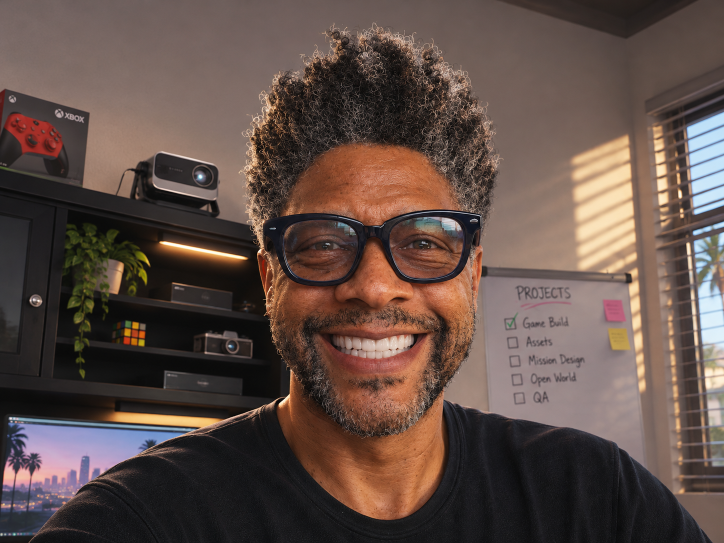
#> input picture gta_cam/source.png, 1448 x 1086 px (shown at 1/2 size)
$ python vice_filter.py source.png out.png
#> lines starting #> are read from the running program, lines starting #| are printed output that depends on the picture; after the words box and inside, x2 and y2 are one past the last pixel; in counts of white or black regions, pixels touching at a corner belong together
"""Vice-style "loading screen" filter: a classical (no-AI) prototype.

Pipeline: edge-preserving smoothing -> color quantization -> ink outlines
-> sunset color grade -> halftone glow + vignette -> optional poster frame.

Usage: python vice_filter.py input.jpg output.png [--title "TEXT"] [--no-frame]
"""
import argparse

import cv2
import numpy as np
from PIL import Image, ImageDraw, ImageFont

FONT = "/usr/share/fonts/opentype/inter/InterDisplay-Bold.otf"


def smooth(img, passes=4):
    out = img
    for _ in range(passes):
        out = cv2.bilateralFilter(out, d=9, sigmaColor=60, sigmaSpace=9)
    return out


def quantize(img, k=14):
    lab = cv2.cvtColor(img, cv2.COLOR_BGR2LAB)
    data = lab.reshape(-1, 3).astype(np.float32)
    crit = (cv2.TERM_CRITERIA_EPS + cv2.TERM_CRITERIA_MAX_ITER, 20, 1.0)
    _, labels, centers = cv2.kmeans(data, k, None, crit, 3, cv2.KMEANS_PP_CENTERS)
    q = centers[labels.flatten()].reshape(lab.shape).astype(np.uint8)
    return cv2.cvtColor(q, cv2.COLOR_LAB2BGR)


def ink_lines(img):
    gray = cv2.cvtColor(img, cv2.COLOR_BGR2GRAY)
    gray = cv2.medianBlur(gray, 5)
    edges = cv2.adaptiveThreshold(gray, 255, cv2.ADAPTIVE_THRESH_MEAN_C,
                                  cv2.THRESH_BINARY, 13, 9)
    # soften and thin speckle so lines read like brush ink, not noise
    edges = cv2.morphologyEx(edges, cv2.MORPH_OPEN, np.ones((2, 2), np.uint8))
    return cv2.GaussianBlur(edges, (3, 3), 0).astype(np.float32) / 255.0


def sunset_grade(img):
    f = img.astype(np.float32) / 255.0
    lum = cv2.cvtColor(img, cv2.COLOR_BGR2GRAY).astype(np.float32) / 255.0
    lum = lum[..., None]
    shadow = np.array([0.70, 0.45, 0.15])     # BGR teal/indigo
    highlight = np.array([0.35, 0.55, 1.00])  # BGR warm orange
    tint = shadow * (1 - lum) + highlight * lum
    f = np.clip(f * 0.80 + tint * f * 0.50, 0, 1)
    f = f ** 0.82  # lift mids so it reads sunny, not muddy
    # vertical magenta->orange sky gradient, strongest at the top
    h, w = lum.shape[:2]
    y = np.linspace(1, 0, h)[:, None, None]
    sky = np.array([0.75, 0.25, 0.95]) * y + np.array([0.20, 0.55, 1.0]) * (1 - y)
    f = 1 - (1 - f) * (1 - sky * 0.18)  # screen blend
    hsv = cv2.cvtColor(np.clip(f * 255, 0, 255).astype(np.uint8), cv2.COLOR_BGR2HSV)
    hsv = hsv.astype(np.float32)
    hsv[..., 1] = np.clip(hsv[..., 1] * 1.25, 0, 255)
    hsv[..., 2] = np.clip((hsv[..., 2] - 128) * 1.15 + 142, 0, 255)
    return cv2.cvtColor(hsv.astype(np.uint8), cv2.COLOR_HSV2BGR)


def glow_and_vignette(img):
    f = img.astype(np.float32) / 255.0
    bright = np.clip(f - 0.7, 0, 1) * 3
    glow = cv2.GaussianBlur(bright, (0, 0), 18)
    f = 1 - (1 - f) * (1 - glow * 0.35)
    h, w = f.shape[:2]
    yy, xx = np.mgrid[0:h, 0:w]
    d = np.sqrt(((xx - w / 2) / (w / 2)) ** 2 + ((yy - h / 2) / (h / 2)) ** 2)
    f *= np.clip(1.1 - 0.35 * d ** 2, 0.5, 1)[..., None]
    return np.clip(f * 255, 0, 255).astype(np.uint8)


def poster_frame(bgr, title):
    im = Image.fromarray(cv2.cvtColor(bgr, cv2.COLOR_BGR2RGB))
    w, h = im.size
    border = max(12, w // 60)
    canvas = Image.new("RGB", (w + border * 2, h + border * 2), (12, 10, 18))
    canvas.paste(im, (border, border))
    d = ImageDraw.Draw(canvas)
    size = w // 11
    font = ImageFont.truetype(FONT, size)
    tw = d.textlength(title, font=font)
    x, y = (canvas.width - tw) / 2, canvas.height - border - size * 1.45
    # gradient-filled title: draw a mask then fill with pink->orange
    mask = Image.new("L", canvas.size, 0)
    md = ImageDraw.Draw(mask)
    md.text((x, y), title, font=font, fill=255)
    grad = Image.new("RGB", canvas.size)
    gd = ImageDraw.Draw(grad)
    for i in range(canvas.height):
        t = min(max((i - y) / size, 0), 1)
        gd.line([(0, i), (canvas.width, i)],
                fill=(255, int(60 + 120 * t), int(170 - 120 * t)))
    d.text((x + 6, y + 6), title, font=font, fill=(10, 8, 20))  # drop shadow
    d.text((x, y), title, font=font, fill=(10, 8, 20),
           stroke_width=max(3, size // 18), stroke_fill=(10, 8, 20))
    canvas.paste(grad, (0, 0), mask)
    return canvas


def run(src, dst, title="VICE CAM", frame=True):
#> called with src = 'source.png', dst = 'out.png', title = 'VICE CAM', frame = True
    img = cv2.imread(src)
#> img is the input picture: shape (1086, 1448, 3); mean B, G, R 70.9, 77.9, 96.1
    h, w = img.shape[:2]
#> h = 1086; w = 1448
    scale = 1400 / max(h, w)
#> scale = 0.967
    if scale < 1:
        img = cv2.resize(img, (int(w * scale), int(h * scale)), interpolation=cv2.INTER_AREA)
#> img: shape (1050, 1400, 3)
    base = smooth(img)
    flat = quantize(base)
#> in quantize, `lab = cv2.cvtColor(img, cv2.COLOR_BGR2LAB)`: lab: shape (1050, 1400, 3); mean of channels 0, 1, 2 86.3, 134.6, 134.9
#> in quantize, `_, labels, centers = cv2.kmeans(data, k, None, crit, 3, cv2.KMEANS_PP_..`: centers = 14 rows, first 8: [80.57, 148.4, 148.8], [145.4, 135.5, 135], [18.16, 128.9, 127.6], [103.4, 134.3, 134], [215.9, 132.9, 153.5], [114.7, 151.9, 155.7], [53.51, 132.8, 133.7], [182.6, 138.2, 148]
#> in quantize, `q = centers[labels.flatten()].reshape(lab.shape).astype(np.uint8)`: q: shape (1050, 1400, 3); mean of channels 0, 1, 2 85.8, 134.2, 134.4
    lines = ink_lines(base)[..., None]
#> in ink_lines, `edges = cv2.adaptiveThreshold(gray, 255, cv2.ADAPTIVE_THRESH_MEAN_C, c..`:
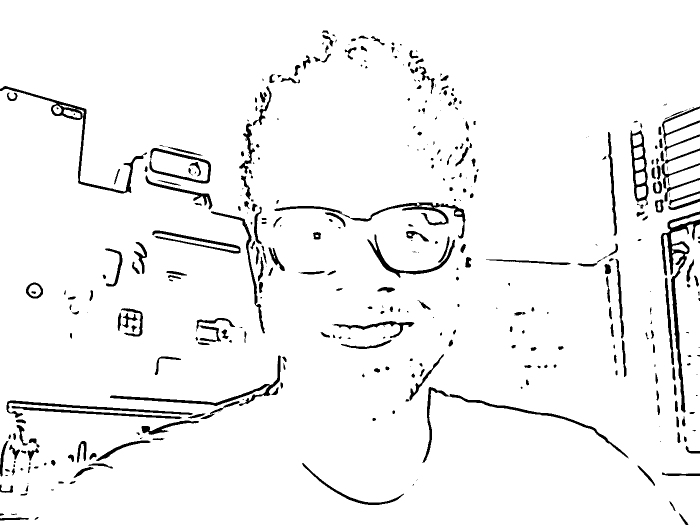
#> edges: shape (1050, 1400) (shown at 1/2 size); 95.3% white; 423 black regions (137 under 20 px), largest, box (x1, y1, x2, y2) and area: (1321, 423, 1400, 825) 4926, (0, 172, 294, 387) 3361, (549, 405, 931, 477) 3137
#> in ink_lines, `edges = cv2.morphologyEx(edges, cv2.MORPH_OPEN, np.ones((2, 2), np.uin..`: edges: shape (1050, 1400); 95.3% white; 395 black regions (115 under 20 px), largest, box (x1, y1, x2, y2) and area: (1322, 424, 1400, 826) 4919, (0, 173, 295, 388) 3385, (550, 406, 932, 478) 3161
    toon = (flat.astype(np.float32) * (0.25 + 0.75 * lines)).astype(np.uint8)
    out = glow_and_vignette(sunset_grade(toon))
#> in sunset_grade, `lum = cv2.cvtColor(img, cv2.COLOR_BGR2GRAY).astype(np.float32) / 255.0`:
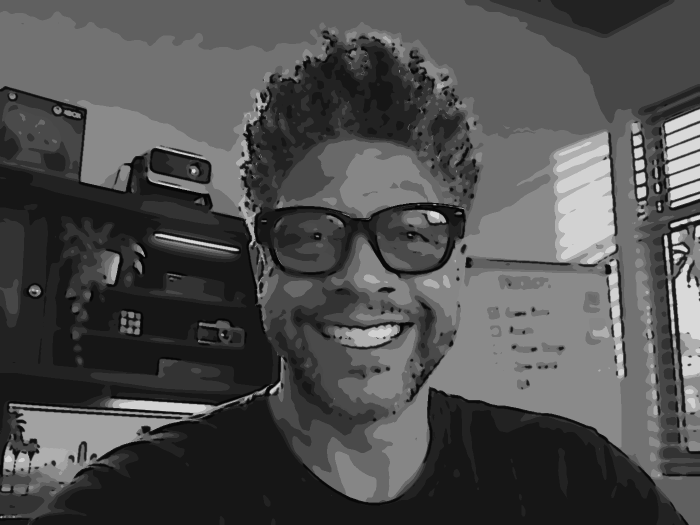
#> lum: shape (1050, 1400) float32 (shown at 1/2 size); min 0.0196, max 0.851, mean 0.312
#> in sunset_grade, `tint = shadow * (1 - lum) + highlight * lum`:
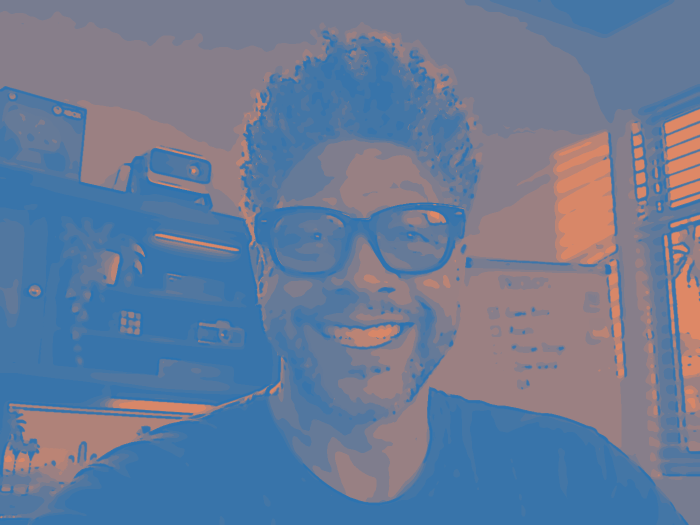
#> tint: shape (1050, 1400, 3) float64 (shown at 1/2 size); mean of channels 0, 1, 2 0.591, 0.481, 0.415; drawn as B, G, R
#> in sunset_grade, `hsv = cv2.cvtColor(np.clip(f * 255, 0, 255).astype(np.uint8), cv2.COLO..`: hsv: shape (1050, 1400, 3); mean H, S, V 82.9, 69.4, 135.7
#> in sunset_grade, `hsv = hsv.astype(np.float32)`: hsv: shape (1050, 1400, 3) float32; mean H, S, V 82.7, 69, 135.1
#> in sunset_grade, `hsv[..., 1] = np.clip(hsv[..., 1] * 1.25, 0, 255)`: hsv: shape (1050, 1400, 3) float32; mean H, S, V 82.7, 86.6, 135.1
#> in sunset_grade, `hsv[..., 2] = np.clip((hsv[..., 2] - 128) * 1.15 + 142, 0, 255)`: hsv: shape (1050, 1400, 3) float32; mean H, S, V 82.7, 86.6, 150.5
#> in sunset_grade, `return cv2.cvtColor(hsv.astype(np.uint8), cv2.COLOR_HSV2BGR)`:
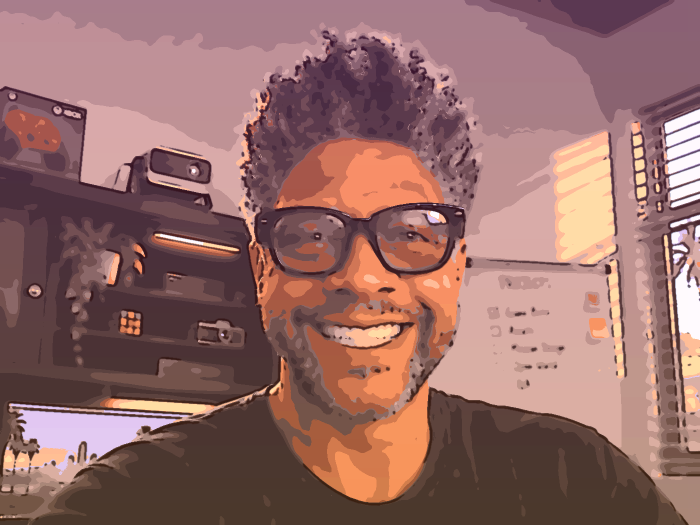
#> returned value: shape (1050, 1400, 3) (shown at 1/2 size); mean B, G, R 104.3, 107.5, 148.9
#> in glow_and_vignette, `glow = cv2.GaussianBlur(bright, (0, 0), 18)`:
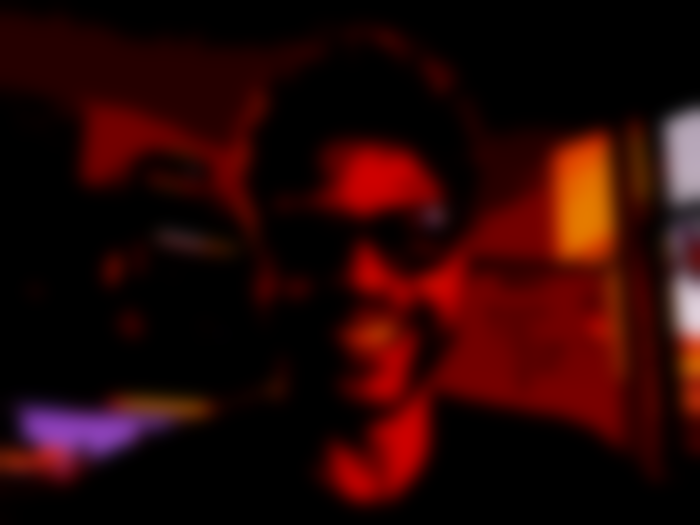
#> glow: shape (1050, 1400, 3) float32 (shown at 1/2 size); mean B, G, R 0.0197, 0.0238, 0.158
    if frame:
        poster_frame(out, title).save(dst)
#> in poster_frame, `tw = d.textlength(title, font=font)`: tw = 612.2
#> in poster_frame, `x, y = (canvas.width - tw) / 2, canvas.height - border - size * 1.45`: x = 416.9; y = 888.9
#> in poster_frame, `mask = Image.new("L", canvas.size, 0)`: mask: PIL image 1446x1096 L; every value is 0
#> in poster_frame, `grad = Image.new("RGB", canvas.size)`: grad: PIL image 1446x1096 RGB; every value is 0
#> in poster_frame, `canvas.paste(grad, (0, 0), mask)`:
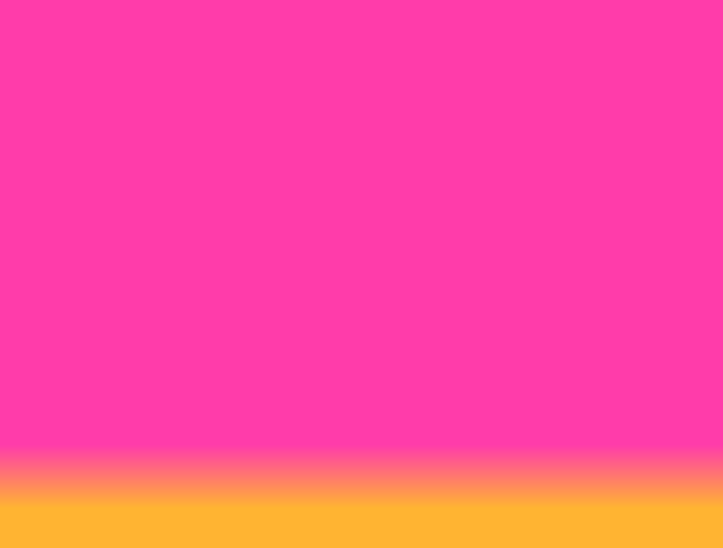
#> grad: PIL image 1446x1096 RGB (shown at 1/2 size); mean R, G, B 255, 75.6, 154.3
#> in poster_frame, `canvas.paste(grad, (0, 0), mask)`:
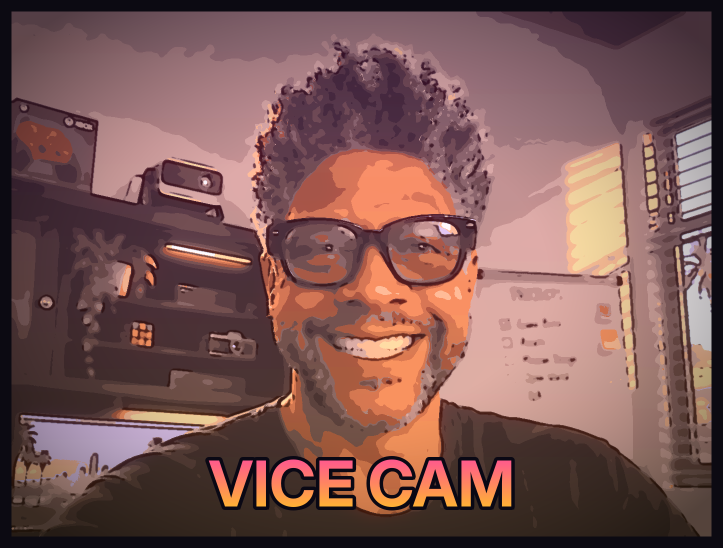
#> canvas: PIL image 1446x1096 RGB (shown at 1/2 size); mean R, G, B 123, 86.6, 84
    else:
        cv2.imwrite(dst, out)


if __name__ == "__main__":
    ap = argparse.ArgumentParser()
    ap.add_argument("src")
    ap.add_argument("dst")
    ap.add_argument("--title", default="VICE CAM")
    ap.add_argument("--no-frame", action="store_true")
    a = ap.parse_args()
    run(a.src, a.dst, a.title, not a.no_frame)
